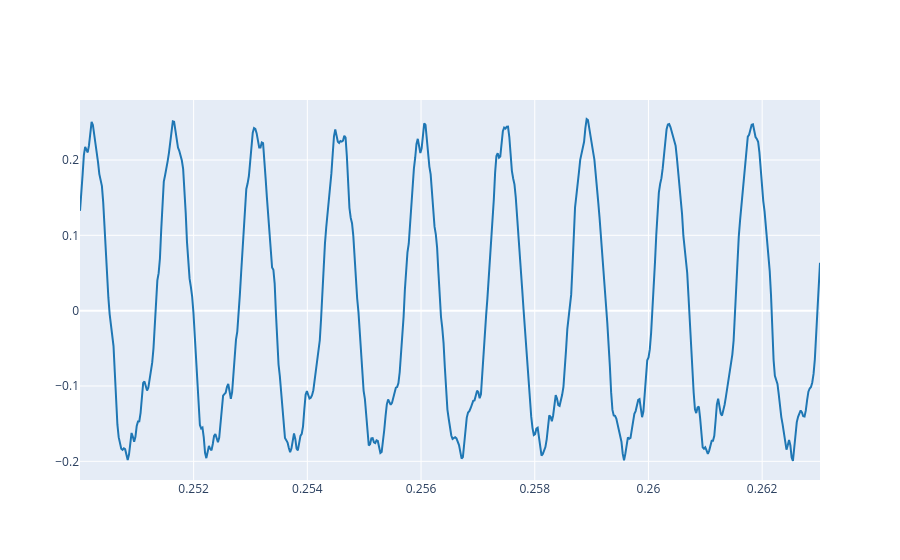

Notebook code for this chart:
### Markdown cell above
First upload your reference signal and plot the first seconds of it.

### Code cell
# Write the code here
##!git clone https://github.com/maat2006/sis1_group1.git  
filepath ="./audio/Harp.wav"
#filepath = "C:\\Users\\usuario\\Documents\\GitHub\\sis1_group1\\Harp.wav"
ref, fs = load_audio(filepath)
audafrequency= 690.00
audaperiod= 1/audafrequency
startpoint= 0.25 #We choose a point that doesn't belongs to the attack section
endpoint= startpoint+ 9*audaperiod      #We want three periods
plot_signals(ref,fs, startpoint, endpoint)

### Figure 1 — Plotly figure (JSON) as saved in the notebook; plotly's stock layout.template omitted (floating-point values rounded to 4 significant figures; data arrays with more than 128 entries replaced by an {"elided": "..."} marker saying what was removed)
{"data": [{"line": {"color": "#1f77b4", "shape": "linear"}, "mode": "lines", "name": "audio signal 0", "type": "scatter", "x": {"elided": "575 float values"}, "y": {"elided": "575 float values"}}], "layout": {}}
